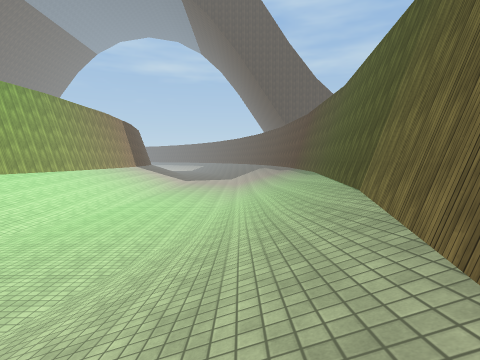
View 1 (above)

18 first-person views from a walk through a Unity game level. The camera is 1.5 m above the floor, tilts 4° down and sees 80° across. The floor is counted in squares, 2 m on a side. Each view is taken from the middle of a square. On the plan, view 1 faces up. The plan holds only what a view shows up to about 10 squares ahead; the rest is blank. The place goes on beyond the plan. The player character is not drawn. Surface patterns are stand-ins for the level's own textures.

View 2
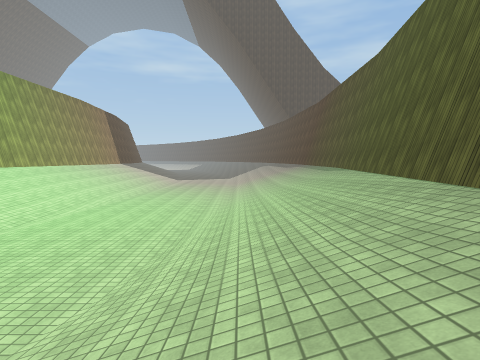

View 3
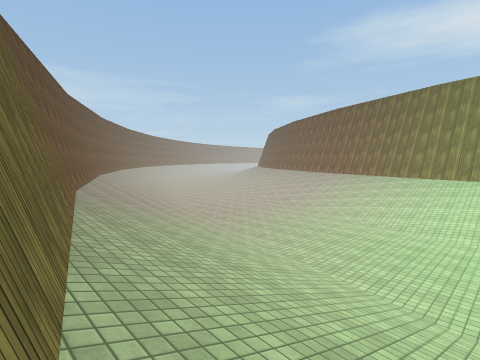

View 4
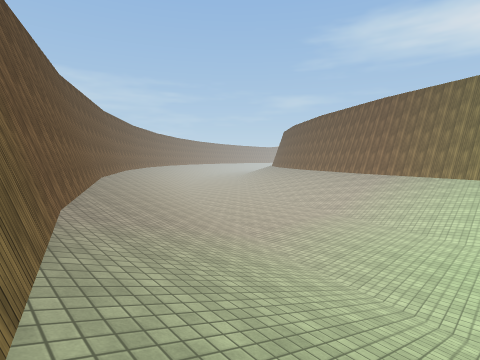

View 5
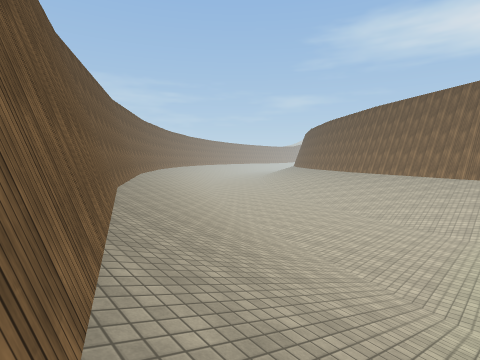

View 6
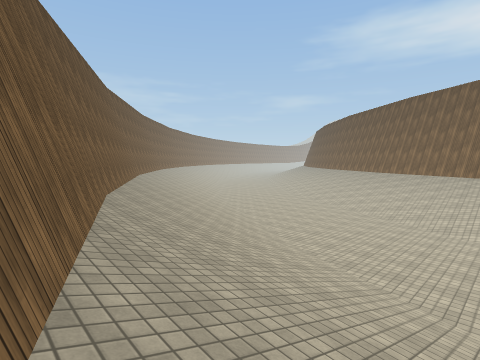

View 7
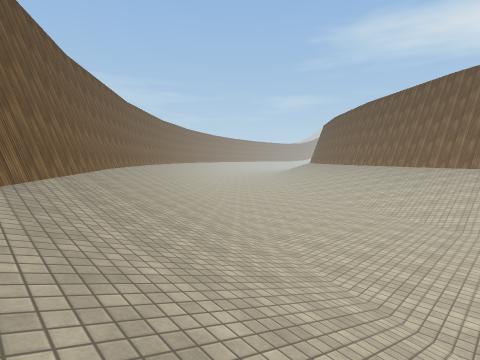

View 8
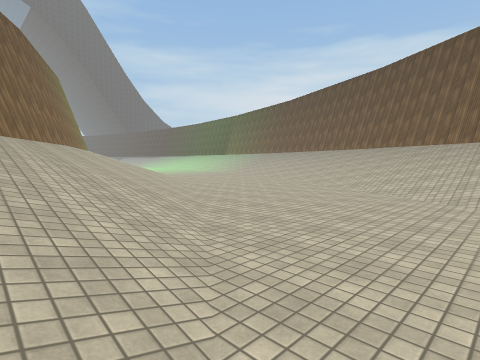

View 9
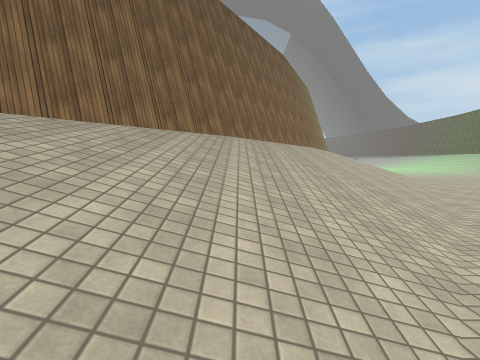

View 10
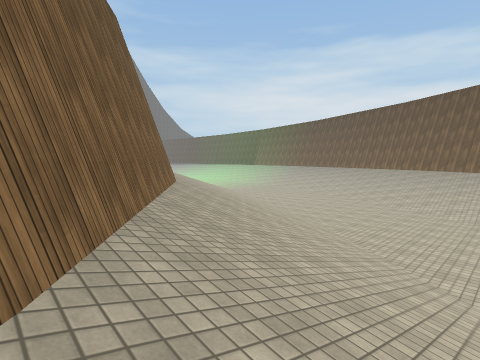

View 11
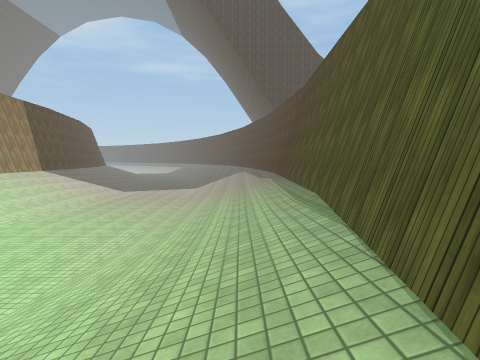

View 12
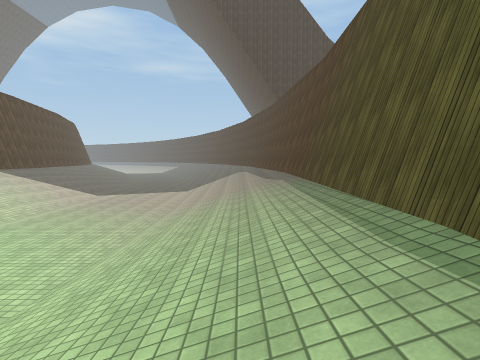

View 13
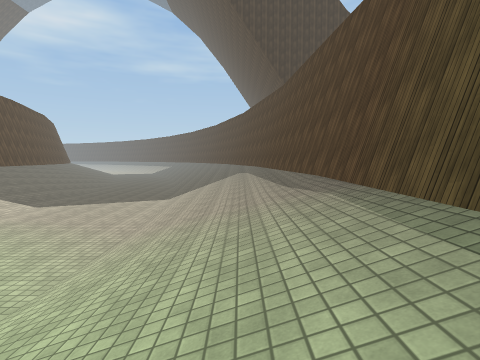

View 14
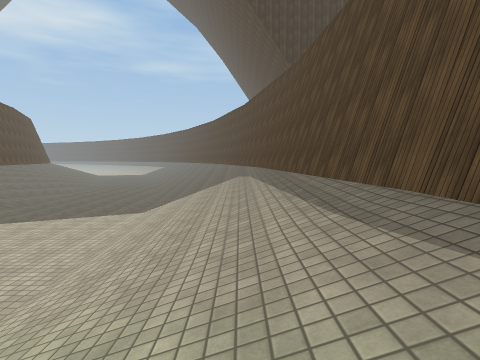

View 15
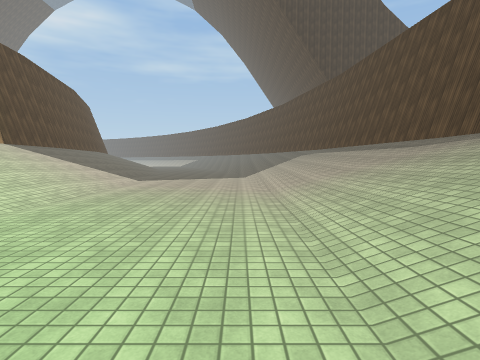

View 16
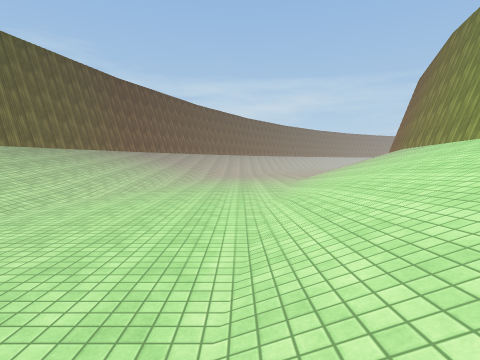

View 17
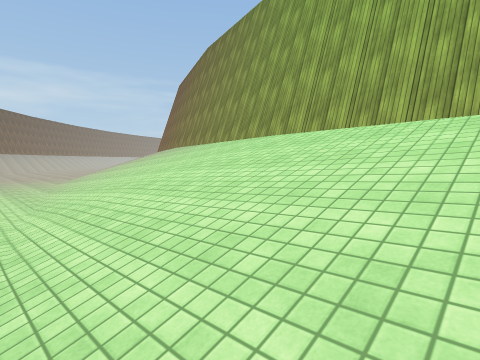

View 18
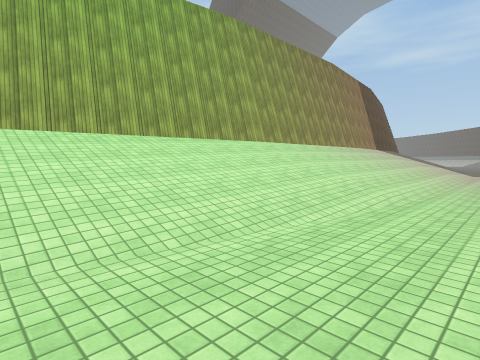

### Floor plan
Key: @ floor where view 1 was taken; # wall or solid block; . floor; / step, stairs or slope.
Columns run from 20 left of view 1 to 4 right of it. Each row starts with its distance up from view 1.
 28               /.....///#
 27               /.....///#
 26                .....///#
 25               //....////
 24            #////....////
 23            #////....////#
 22             ////....////#
 21              ///....////#
 20               //....////#
 19               //....////#
 18              ///....////#
 17             ////....////#
 16             ////....////#
 15             ////....////#
 14             ////....////#
 13            #////....////#
 12            #////....////
 11            #///.....///#
 10            #///.....///#
  9            #///.....///#
  8            ////....////#
  7           #////....////#
  6           #////....////#
  5          ##///.....////
  4          #////.....///#
  3          #////....////#
  2         ##////....////#
  1         #////.....///##
  0         #////....///@#
 -1           //.....////#
 -2            /.....////#
 -3         ////....////##
 -4       #////.....////#
 -5      ##////....////##
 -6      #////.....////#
 -7     ##////.....///##
 -8    ##////.....////#
 -9    #/////.....////#
-10   ##////.....////##
-11  ##////...../////#
-12 ##/////.....////##
-13 #/////.....////##
-14 #////......////#
-15 ////....../ //##

Where each view was taken, in squares from view 1:
view 1: 0 up, 0 right, facing up
view 2: 3 up, 0 right, facing up
view 3: 5 up, 2 right, facing down-left
view 4: 2 up, 1 right, facing down-left
view 5: 2 down, 0 right, facing down-left
view 6: 4 down, 1 left, facing down-left
view 7: 6 down, 3 left, facing down-left
view 8: 15 down, 16 left, facing up-right
view 9: 15 down, 16 left, facing up
view 10: 15 down, 20 left, facing up-right
view 11: 8 up, 2 right, facing up
view 12: 11 up, 2 right, facing up
view 13: 15 up, 2 right, facing up
view 14: 18 up, 2 right, facing up
view 15: 14 up, 1 left, facing up
view 16: 12 up, 5 left, facing down
view 17: 11 up, 5 left, facing down-left
view 18: 8 up, 3 left, facing up-left
